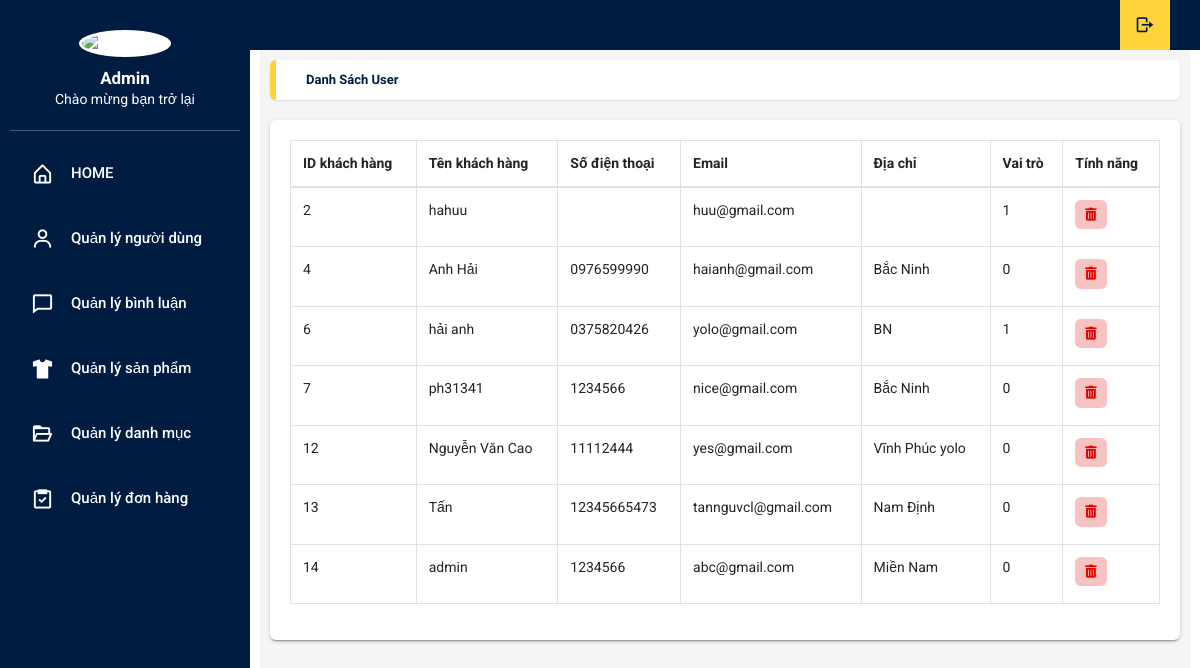
The page /admin/index.php?act=list-user on the database as committed earlier.
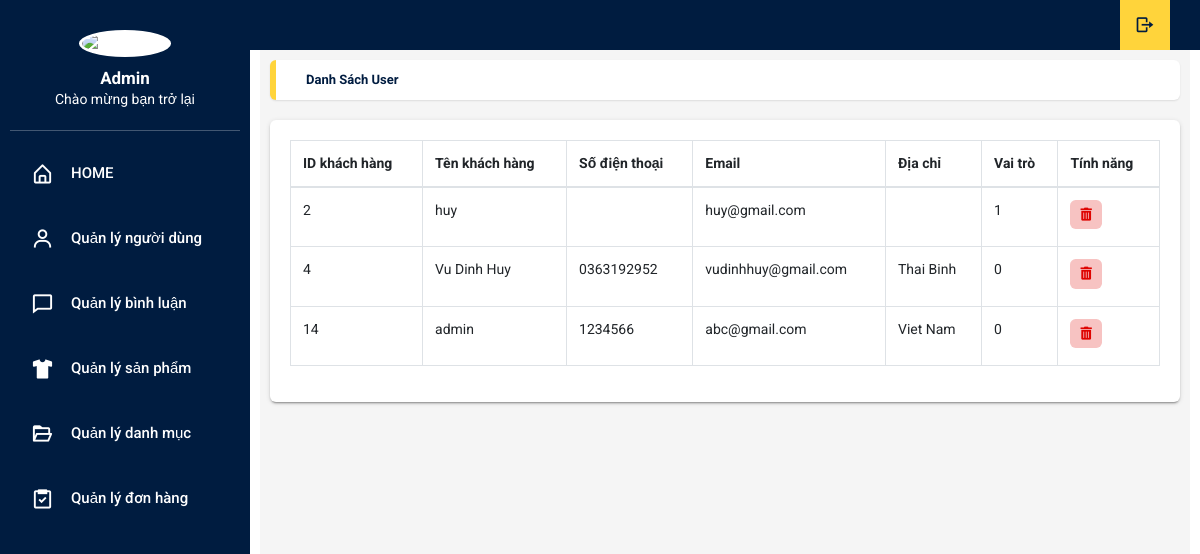
The same page on the database as committed later.
### tables this page shows
CREATE TABLE `users` (
  `id` int(11) NOT NULL,
  `name` varchar(255) DEFAULT NULL,
  `userName` varchar(255) DEFAULT NULL,
  `password` varchar(255) DEFAULT NULL,
  `status` tinyint(1) DEFAULT NULL,
  `is_Admin` tinyint(1) DEFAULT 0,
  `image` varchar(255) NOT NULL,
  `address` varchar(255) NOT NULL,
  `phone` varchar(12) NOT NULL,
  `gender` varchar(20) NOT NULL
);

### model/pdo.php (called while the page is built, shortened)
<?php
function pdo_get_connection(){
    $servername = "localhost";
    $username = "root";
    $password = "";
    try {
        $conn = new PDO("mysql:host=$servername;dbname=duan1", $username, $password);
        $conn->setAttribute(PDO::ATTR_ERRMODE, PDO::ERRMODE_EXCEPTION);
        return $conn;
    } catch(PDOException $e) {
        echo "Connection failed: " . $e->getMessage();
    }
}
function pdo_query($sql){
    $sql_args=array_slice(func_get_args(),1);
    try{
        $conn=pdo_get_connection();
        $stmt=$conn->prepare($sql);
        $stmt->execute($sql_args);
        $rows=$stmt->fetchAll();
        return $rows;
    }
    catch(PDOException $e){
        throw $e;
    }
    finally{
        unset($conn);
    }
}
?>

### model/taikhoan.php (called while the page is built, shortened)
<?php
    function loadall_users(){
        $sql = "SELECT * FROM users ORDER BY id ASC";
        $result = pdo_query($sql);
        return $result;
    }
?>

### admin/user/list.php (the view, shortened to what this page needs)
<main class="app-content">
  <div class="app-title">
    <ul class="app-breadcrumb breadcrumb side">
      <li class="breadcrumb-item active"><a href="#"><b>Danh sách user</b></a></li>
    </ul>
  </div>
  <div class="row">
    <div class="col-md-12">
      <div class="tile">
        <div class="tile-body">
          <table class="table table-hover table-bordered" id="sampleTable">
            <thead>
              <tr>
                <th>ID khách hàng</th>
                <th>Tên khách hàng</th>
                <th>Số điện thoại</th>
                <th>Email</th>
                <th>Địa chỉ</th>
                <th>Vai trò</th>
                <th>Tính năng</th>
              </tr>
            </thead>
            <tbody>
              <?php foreach($user as $value): ?>
                <tr>
                <td><?= $value['id'] ?></td>
                <td><?= $value['name'] ?></td>
                <td><?= $value['phone'] ?></td>
                <td><?= $value['userName'] ?></td>
                <td><?= $value['address'] ?></td>
                <td><?= $value['is_Admin'] ?></td>
                <td>
                  <a onclick="return confirm('bạn chắc chắn muốn xóa?')" href="index.php?act=delete-user&id=<?= $value['id'] ?>"> <button class="btn btn-primary btn-sm trash" type="button" title="Xóa"><i class="fas fa-trash-alt"></i></button></a>
                </td>
              </tr>
              <?php endforeach; ?>
            </tbody>
          </table>
        </div>
      </div>
    </div>
  </div>
</main>

Rows that differ between the two databases and show on the page:
removed users: id "6", name "hải anh", phone "0375820426", userName "yolo@gmail.com", address "BN", is_Admin "1"
removed users: id "7", name "ph31341", phone "1234566", userName "nice@gmail.com", address "Bắc Ninh", is_Admin "0"
removed users: id "12", name "Nguyễn Văn Cao", phone "11112444", userName "yes@gmail.com", address "Vĩnh Phúc yolo", is_Admin "0"
removed users: id "13", name "Tấn", phone "12345665473", userName "tannguvcl@gmail.com", address "Nam Định", is_Admin "0"
changed users id 2: name "hahuu" → "huy"; userName "huu@gmail.com" → "huy@gmail.com"
changed users id 4: name "Anh Hải" → "Vu Dinh Huy"; phone "0976599990" → "0363192952"; userName "haianh@gmail.com" → "vudinhhuy@gmail.com"; address "Bắc Ninh" → "Thai Binh"
changed users "admin": address "Miền Nam" → "Viet Nam"
